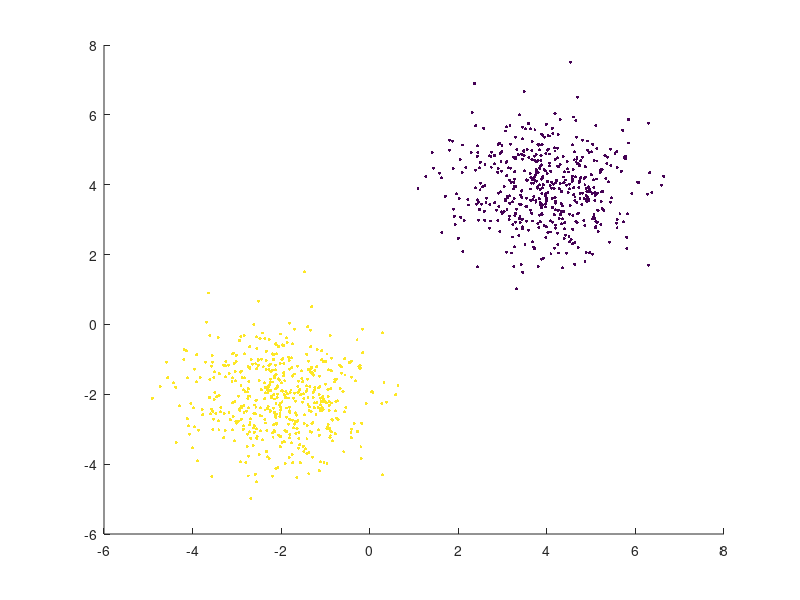
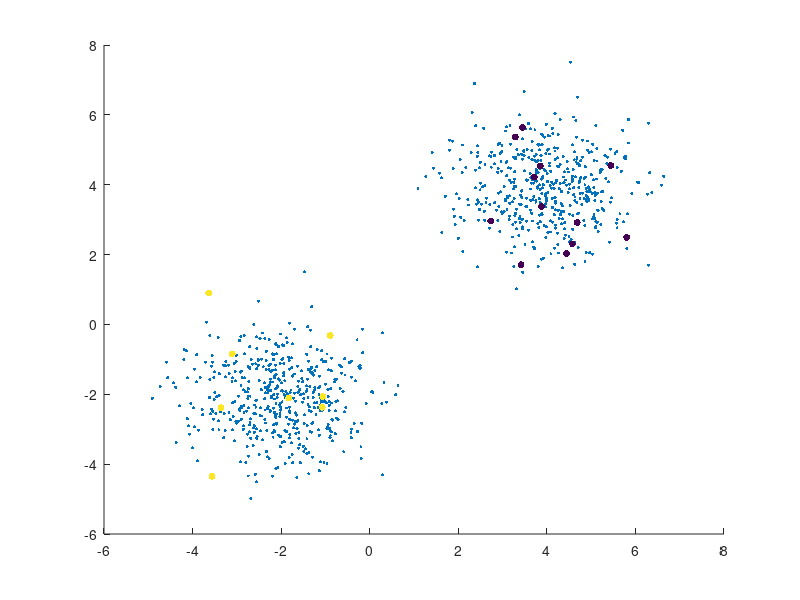

The MATLAB script that drew these images, in order: (Note: this script raises an error after producing the figures.)
rng('default');  % Random seed for reproducibility

n = 1000; % numero di punti  
p = 0.02; % frazione di punti etichettati

% sample generator with gaussian distribution
l = n*p; % numero di sample etichettati (occhio fallo intero)
samp=randperm(n,l);
indices=1:n;
X = [gallery('normaldata',[n/2 2],120)-2; gallery('normaldata',[n/2 2],120)+4];
y_tot = [ones(n/2,1);-1*(ones(n/2,1))];

% build the data
X_samp=X(samp,:);
X_unlabeld = X(setdiff(1:end,samp),:);
y_samp=y_tot(samp);
y_exact=y_tot(setdiff(1:end,samp));

%visualize the data
scatter(X(:,1),X(:,2),5,y_tot,'filled')
figure;
scatter(X(:,1),X(:,2),5,'filled')
hold on 
scatter(X_samp(:,1),X_samp(:,2),25,y_samp,'filled')
hold off


%Calcolo distanze "utili", lab-nolab e nolab-lab
D_samp=zeros(l,u);
for i=1:l
    for j=1:u
        D_samp(i,j)=norm(X_samp(i,:)-X_unlabeld(j,:));
    end
end

D=zeros(u,u);
for i=1:u
    for j=1:u
        D(i,j)=norm(X_unlabeld(i,:)-X_unlabeld(j,:));
        D(j,i)=D(i,j);
    end
end

% Calcolo pesi exp(-x)
W_samp= exp(-D_samp.^2/2);
W = exp(-D.^2/2);

% Calcolo L, lipschitz constant

% lambda_min = min(eig(W));
lambda_max = max(eig(W));
W_l = zeros([1,u]);
W_u = zeros([1,u]);

for i=1:u
    W_l = sum(W_samp(:,i));
    W_u = sum(W(:,i));
end
%L = max(W_l+W_u)-lambda_min questa in realtà funziona ugualmente
L=sqrt(max(W_l+W_u)^2+lambda_max^2);


%Parameters for the gradient methods
y0 = -1 + 2.*rand(u,1); %cioè delle etichette casuali per i dati no-lab 
eps = 1e-4; %tolleranza
maxit = 100; %iterazioni max

%Choose the method to be tested
metodo="BCGDcyc";  %BCGDcyc con armijo (2) è stralento
step_size=2 % regola per lo step_size
alpha=1/L;   % per lo step_size fisso
delta=0.5;   % per l'armijo rule

switch metodo
%%%%%%%%%%%%%%%%%%%%%%%%%%%%%%%%%%%%%%%%%%%%%%%%%%%%%%%%%%%%%%%%%%%%%%%%%%%%%
%METODO DEL GRADIENTE CLASSICO
    case "GD"
[y_GD_t, timeVec, Norms_t, accuracy]= ...
    GD_fixed(alpha,maxit,eps,y0,y_samp,W,W_samp,step_size,y_exact,delta); 


%%%%%%%%%%%%%%%%%%%%%%%%%%%%%%%%%%%%%%%%%%%%%%%%%%%%%%%%%%%%%%%%%%%%%%%%%%%%
% BCGD with cyclic rule
    case "BCGDcyc"
[y, timeVec, Norms, accuracy] = ...
    BCGD_cyclic(alpha,y0,maxit,eps,y_samp,W,W_samp,step_size,y_exact,delta);

   
%%%%%%%%%%%%%%%%%%%%%%%%%%%%%%%%%%%%%%%%%%%%%%%%%%%%%%%%%%%%%%%%%%%%%%%%%%%%
% BCGD with randomized rule
    case "BCGDrand"
[y, timeVec, Norms, accuracy] = BCGD_random(alpha,maxit,eps,y0,y_samp,W,W_samp,step_size,y_exact,delta);

end


%PLOT THE RESULTS
figure(1)
semilogy(Norms)
title('Norms Plot')
xlabel('iterations')
ylabel("Gradiet's norm")
figure(2)
plot(timeVec)
title('Time Plot')
xlabel('iterations')
ylabel('comulative time')
figure(3)
plot(accuracy)
title('Accuracy Plot')
xlabel('iterations')
ylabel('accuracy')
